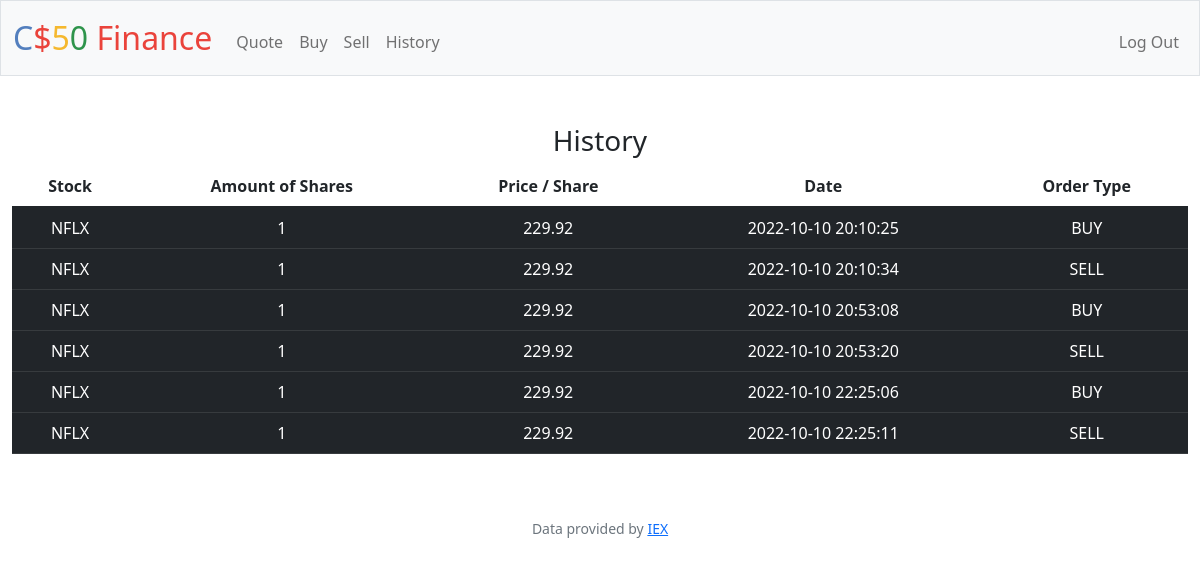
Page /history (signed in) on the earlier database version.
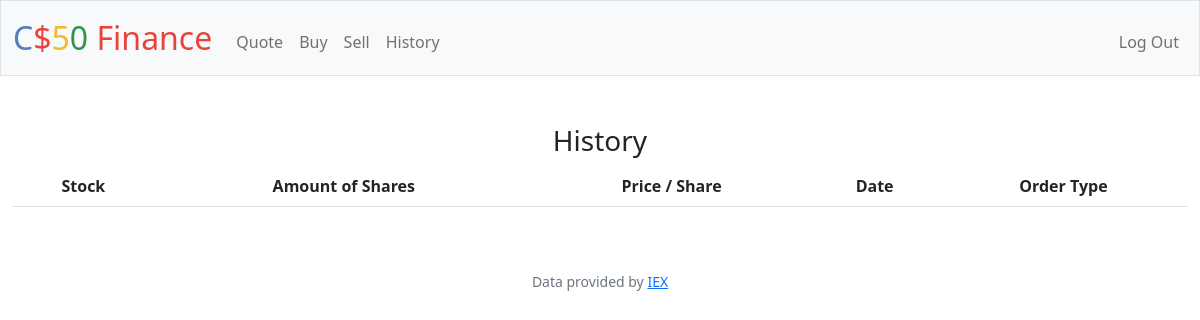
Same page on the later database version.
### tables this page shows
CREATE TABLE 'Purchases' ('symbol' TEXT, 'shares' INTEGER, 'price' REAL, 'date' DATETIME, 'id'  INTEGER PRIMARY KEY  , 'user_id' INTEGER, 'type' TEXT);

### app.py (the view)
@app.route("/history")
@login_required
def history():
    if request.method == "GET":
        user_id = session["user_id"]
        purchases_db = db.execute("SELECT * FROM purchases WHERE user_id = ?", user_id)
        return render_template("history.html", database=purchases_db)

### app.py (called while the page is built)
@app.after_request
def after_request(response):
    response.headers["Cache-Control"] = "no-cache, no-store, must-revalidate"
    response.headers["Expires"] = 0
    response.headers["Pragma"] = "no-cache"
    return response

### helpers.py (called while the page is built)
def login_required(f):
    @wraps(f)
    def decorated_function(*args, **kwargs):
        if session.get("user_id") is None:
            return redirect("/login")
        return f(*args, **kwargs)
    return decorated_function

### templates/history.html (shortened to what this page needs)
{% extends "layout.html" %}
{% block main %}
<h3>History</h3>
<div class="section" >
 <table class="table table-striped-columns">
    <thead>
        <tr>
            <th scope="col">Stock</th>
            <th cope="col">Amount of Shares</th>
            <th scope="col">Price / Share</th>
            <th scope="col">Date</th>
            <th scope="col">Order Type</th>
        </tr>
    </thead>
    <tbody>
        {% for row in database %}
        <tr class="table-dark">
            <td class="table-dark"> {{ row["symbol"] }} </td>
            <td class="table-dark"> {{ row["shares"] }} </td>
            <td class="table-dark"> {{ row["price"] }} </td>
            <td class="table-dark"> {{ row["date"] }} </td>
            <td class="table-dark"> {{ row["type"] }} </td>
        </tr>
        {% endfor %}
    </tbody>
    </table>
 </div>
{% endblock %}

### templates/layout.html (shortened to what this page needs)
<!DOCTYPE html>
<html lang="en">
    <head>
        <link href="https://cdn.jsdelivr.net/npm/bootstrap@5.1.3/dist/css/bootstrap.min.css" rel="stylesheet">
        <link href="/static/styles.css" rel="stylesheet">
    </head>
    <body>
        <nav class="bg-light border navbar navbar-expand-md navbar-light">
            <div class="container-fluid">
                <a class="navbar-brand" href="/"><span class="blue">C</span><span class="red">$</span><span class="yellow">5</span><span class="green">0</span> <span class="red">Finance</span></a>
                <div class="collapse navbar-collapse" id="navbar">
                    {% if session["user_id"] %}
                        <ul class="navbar-nav me-auto mt-2">
                            <li class="nav-item"><a class="nav-link" href="/quote">Quote</a></li>
                            <li class="nav-item"><a class="nav-link" href="/buy">Buy</a></li>
                            <li class="nav-item"><a class="nav-link" href="/sell">Sell</a></li>
                            <li class="nav-item"><a class="nav-link" href="/history">History</a></li>
                        </ul>
                        <ul class="navbar-nav ms-auto mt-2">
                            <li class="nav-item"><a class="nav-link" href="/logout">Log Out</a></li>
                        </ul>
                    {% else %}
                        <ul class="navbar-nav ms-auto mt-2">
                            <li class="nav-item"><a class="nav-link" href="/register">Register</a></li>
                            <li class="nav-item"><a class="nav-link" href="/login">Log In</a></li>
                        </ul>
                    {% endif %}
                </div>
            </div>
        </nav>
        <main class="container-fluid py-5 text-center">
            {% block main %}{% endblock %}
        </main>
        <footer class="mb-5 small text-center text-muted">
            Data provided by <a href="https://iexcloud.io/">IEX</a>
        </footer>
    </body>
</html>

### static/styles.css (style rules this page uses)
nav .navbar-brand { font-size: xx-large; }
nav .navbar-brand .blue { color: #537fbe; }
nav .navbar-brand .red { color: #ea433b; }
nav .navbar-brand .yellow { color: #f5b82e; }
nav .navbar-brand .green { color: #2e944b; }

Differences in the rows shown:
removed Purchases: symbol "NFLX", shares "1", price "229.92", date "2022-10-10 20:10:25", type "BUY"
removed Purchases: symbol "NFLX", shares "1", price "229.92", date "2022-10-10 20:10:34", type "SELL"
removed Purchases: symbol "NFLX", shares "1", price "229.92", date "2022-10-10 20:53:08", type "BUY"
removed Purchases: symbol "NFLX", shares "1", price "229.92", date "2022-10-10 20:53:20", type "SELL"
removed Purchases: symbol "NFLX", shares "1", price "229.92", date "2022-10-10 22:25:06", type "BUY"
removed Purchases: symbol "NFLX", shares "1", price "229.92", date "2022-10-10 22:25:11", type "SELL"
